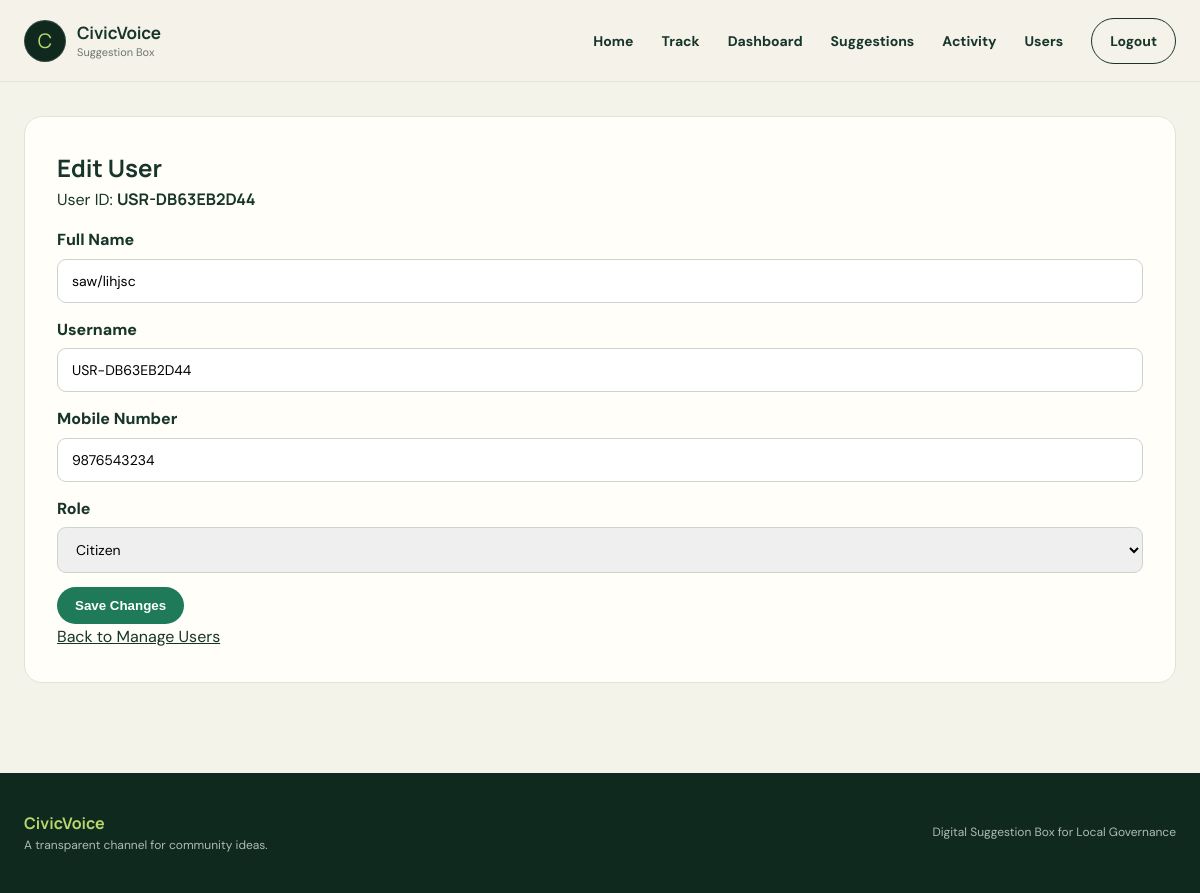
The page /admin/users/4/edit (signed in) on the database its author committed.
### app/models.py (models this page shows)
class User(UserMixin, db.Model):
    id = db.Column(db.Integer, primary_key=True)
    public_user_id = db.Column(db.String(20), unique=True, nullable=True)
    username = db.Column(
        db.String(80),
        unique=True,
        nullable=False
    )
    full_name = db.Column(db.String(100), nullable=True)
    mobile_number = db.Column(db.String(16), unique=True, nullable=True)
    email = db.Column(db.String(254), unique=True, nullable=True)
    password_hash = db.Column(db.String(255), nullable=False)
    role = db.Column(db.String(20), nullable=False)
    is_active = db.Column(
        db.Boolean,
        default=True,
        nullable=False
    )
    must_change_password = db.Column(
        db.Boolean,
        default=True,
        nullable=False
    )
    failed_login_attempts = db.Column(
        db.Integer,
        default=0,
        nullable=False
    )
    locked_until = db.Column(db.DateTime, nullable=True)
    setup_token_nonce = db.Column(db.String(64), nullable=True)
    created_at = db.Column(
        db.DateTime,
        default=datetime.utcnow
    )

### app/routes.py (the view, shortened to what this page needs)
    @app.route("/admin/users/<int:user_id>/edit", methods=["GET", "POST"])
    @admin_required
    def edit_user(user_id):
        user = db.session.get(User, user_id)
        if user is None:
            abort(404)
        return render_template("edit_user.html", user=user)

### app/__init__.py (called while the page is built)
@login_manager.user_loader
def load_user(user_id):
    from app.models import User
    try:
        user_id = int(user_id)
    except (TypeError, ValueError):
        return None
    user = db.session.get(User, user_id)
    if user is None or not user.is_active:
        return None
    return user

### app/routes.py (called while the page is built)
def admin_required(view_function):
    @wraps(view_function)
    @login_required
    def wrapped_view(*args, **kwargs):
        if current_user.role != "admin":
            abort(403)
        return view_function(*args, **kwargs)
    return wrapped_view

### app/templates/edit_user.html (shortened to what this page needs)
{% extends "base.html" %}
{% block content %}
<section class="form-container">
    <h1>Edit User</h1>
    <p>User ID: <strong>{{ user.public_user_id or user.username }}</strong></p>
    <form method="POST" action="{{ url_for('edit_user', user_id=user.id) }}">
        <label for="full_name">Full Name</label>
        <input
            type="text"
            id="full_name"
            name="full_name"
            maxlength="100"
            autocomplete="name"
            value="{{ user.full_name or '' }}"
            required
        >
        <label for="username">Username</label>
        <input
            type="text"
            id="username"
            name="username"
            maxlength="80"
            autocomplete="username"
            value="{{ user.username }}"
            required
        >
        <label for="mobile_number">Mobile Number</label>
        <input
            type="tel"
            id="mobile_number"
            name="mobile_number"
            maxlength="30"
            pattern="\+?[1-9][0-9\s().-]{5,24}"
            autocomplete="tel"
            value="{{ user.mobile_number or '' }}"
            required
        >
        <label for="role">Role</label>
        <select id="role" name="role" required>
            <option value="citizen" {% if user.role == "citizen" %}selected{% endif %}>Citizen</option>
        </select>
        <button type="submit">Save Changes</button>
    </form>
    <p><a href="{{ url_for('manage_users') }}">Back to Manage Users</a></p>
</section>
{% endblock %}

### app/static/style.css (style rules this page uses)
:root { --ink: #17352a; --green: #1f7a5a; --green-dark: #10291f; --lime: #b9d86b; --cream: #f4f3ea; --paper: #fffef8; --line: #dde4dc; --muted: #6d776f; --orange: #e69b55; }
* { box-sizing: border-box; margin: 0; padding: 0; }
html { scroll-behavior: smooth; }
body { min-height: 100vh; display: flex; flex-direction: column; font-family: "DM Sans", Arial, sans-serif; color: var(--ink); background: var(--cream); line-height: 1.6; }
h1, h2, h3, strong, .brand { font-family: "Manrope", "DM Sans", sans-serif; }
a { color: inherit; }
.form-container { background: var(--paper); border: 1px solid var(--line); border-radius: 18px; padding: 32px; margin-bottom: 18px; }
.form-container form:not(.modern-form) { display: block; }
.form-container form:not(.modern-form) label { display: block; margin: 14px 0 6px; font-weight: 800; }
.form-container form:not(.modern-form) input, .form-container form:not(.modern-form) select, .form-container form:not(.modern-form) textarea { width: 100%; border: 1px solid #ccd5cd; border-radius: 9px; padding: 12px 14px; font: 14px "DM Sans"; }
.form-container form:not(.modern-form) button { margin-top: 14px; background: var(--green); color: white; border: 0; border-radius: 100px; padding: 11px 18px; font-weight: 800; }

### rows shown on the page
User: public_user "USR-DB63EB2D44", full_name "saw/lihjsc", username "USR-DB63EB2D44", mobile_number "9876543234", role "Citizen"
